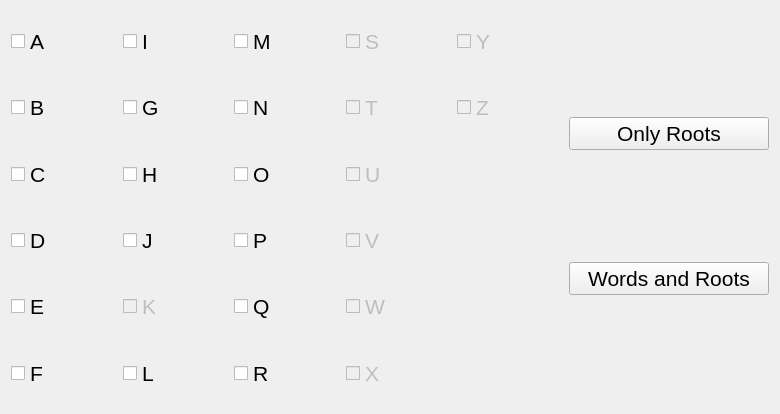
       <widget class="QWidget" name="letterChose">
        <property name="geometry">
         <rect>
          <x>0</x>
          <y>0</y>
          <width>780</width>
          <height>414</height>
         </rect>
        </property>
        <attribute name="label">
         <string>Chose Letter(s)</string>
        </attribute>
        <layout class="QHBoxLayout" name="horizontalLayout_2">
         <item>
          <layout class="QHBoxLayout" name="horizontalLayout">
           <item>
            <layout class="QGridLayout" name="gridLayout">
             <item row="0" column="0">
              <widget class="QCheckBox" name="letterCheckBox_A">
               <property name="sizePolicy">
                <sizepolicy hsizetype="Minimum" vsizetype="Expanding">
                 <horstretch>0</horstretch>
                 <verstretch>0</verstretch>
                </sizepolicy>
               </property>
               <property name="font">
                <font>
                 <pointsize>16</pointsize>
                </font>
               </property>
               <property name="styleSheet">
                <string notr="true">QCheckBox::indicator {
	width: 20px;
	height: 20px;
};
</string>
               </property>
               <property name="text">
                <string>A</string>
               </property>
              </widget>
             </item>
             <item row="0" column="1">
              <widget class="QCheckBox" name="letterCheckBox_I">
               <property name="sizePolicy">
                <sizepolicy hsizetype="Minimum" vsizetype="Expanding">
                 <horstretch>0</horstretch>
                 <verstretch>0</verstretch>
                </sizepolicy>
               </property>
               <property name="font">
                <font>
                 <pointsize>16</pointsize>
                </font>
               </property>
               <property name="styleSheet">
                <string notr="true">QCheckBox::indicator {
	width: 20px;
	height: 20px;
};</string>
               </property>
               <property name="text">
                <string>I</string>
               </property>
              </widget>
             </item>
             <item row="0" column="2">
              <widget class="QCheckBox" name="letterCheckBox_M">
               <property name="sizePolicy">
                <sizepolicy hsizetype="Minimum" vsizetype="Expanding">
                 <horstretch>0</horstretch>
                 <verstretch>0</verstretch>
                </sizepolicy>
               </property>
               <property name="font">
                <font>
                 <pointsize>16</pointsize>
                </font>
               </property>
               <property name="styleSheet">
                <string notr="true">QCheckBox::indicator {
	width: 20px;
	height: 20px;
};</string>
               </property>
               <property name="text">
                <string>M</string>
               </property>
              </widget>
             </item>
             <item row="0" column="3">
              <widget class="QCheckBox" name="letterCheckBox_S">
               <property name="enabled">
                <bool>false</bool>
               </property>
               <property name="sizePolicy">
                <sizepolicy hsizetype="Minimum" vsizetype="Expanding">
                 <horstretch>0</horstretch>
                 <verstretch>0</verstretch>
                </sizepolicy>
               </property>
               <property name="font">
                <font>
                 <pointsize>16</pointsize>
                </font>
               </property>
               <property name="styleSheet">
                <string notr="true">QCheckBox::indicator {
	width: 20px;
	height: 20px;
};</string>
               </property>
               <property name="text">
                <string>S</string>
               </property>
              </widget>
             </item>
             <item row="0" column="4">
              <widget class="QCheckBox" name="letterCheckBox_Y">
               <property name="enabled">
                <bool>false</bool>
               </property>
               <property name="sizePolicy">
                <sizepolicy hsizetype="Minimum" vsizetype="Expanding">
                 <horstretch>0</horstretch>
                 <verstretch>0</verstretch>
                </sizepolicy>
               </property>
               <property name="font">
                <font>
                 <pointsize>16</pointsize>
                </font>
               </property>
               <property name="styleSheet">
                <string notr="true">QCheckBox::indicator {
	width: 20px;
	height: 20px;
};</string>
               </property>
               <property name="text">
                <string>Y</string>
               </property>
               <property name="iconSize">
                <size>
                 <width>16</width>
                 <height>16</height>
                </size>
               </property>
              </widget>
             </item>
             <item row="1" column="0">
              <widget class="QCheckBox" name="letterCheckBox_B">
               <property name="sizePolicy">
                <sizepolicy hsizetype="Minimum" vsizetype="Expanding">
                 <horstretch>0</horstretch>
                 <verstretch>0</verstretch>
                </sizepolicy>
               </property>
               <property name="font">
                <font>
                 <pointsize>16</pointsize>
                </font>
               </property>
               <property name="styleSheet">
                <string notr="true">QCheckBox::indicator {
	width: 20px;
	height: 20px;
};</string>
               </property>
               <property name="text">
                <string>B</string>
               </property>
              </widget>
             </item>
             <item row="1" column="1">
              <widget class="QCheckBox" name="letterCheckBox_G">
               <property name="sizePolicy">
                <sizepolicy hsizetype="Minimum" vsizetype="Expanding">
                 <horstretch>0</horstretch>
                 <verstretch>0</verstretch>
                </sizepolicy>
               </property>
               <property name="font">
                <font>
                 <pointsize>16</pointsize>
                </font>
               </property>
               <property name="styleSheet">
                <string notr="true">QCheckBox::indicator {
	width: 20px;
	height: 20px;
};</string>
               </property>
               <property name="text">
                <string>G</string>
               </property>
              </widget>
             </item>
             <item row="1" column="2">
              <widget class="QCheckBox" name="letterCheckBox_N">
               <property name="sizePolicy">
                <sizepolicy hsizetype="Minimum" vsizetype="Expanding">
                 <horstretch>0</horstretch>
                 <verstretch>0</verstretch>
                </sizepolicy>
               </property>
               <property name="font">
                <font>
                 <pointsize>16</pointsize>
                </font>
               </property>
               <property name="styleSheet">
                <string notr="true">QCheckBox::indicator {
	width: 20px;
	height: 20px;
};</string>
               </property>
               <property name="text">
                <string>N</string>
               </property>
              </widget>
             </item>
             <item row="1" column="3">
              <widget class="QCheckBox" name="letterCheckBox_T">
               <property name="enabled">
                <bool>false</bool>
               </property>
               <property name="sizePolicy">
                <sizepolicy hsizetype="Minimum" vsizetype="Expanding">
                 <horstretch>0</horstretch>
                 <verstretch>0</verstretch>
                </sizepolicy>
               </property>
               <property name="font">
                <font>
                 <pointsize>16</pointsize>
                </font>
               </property>
               <property name="styleSheet">
                <string notr="true">QCheckBox::indicator {
	width: 20px;
	height: 20px;
};</string>
               </property>
               <property name="text">
                <string>T</string>
               </property>
              </widget>
             </item>
             <item row="1" column="4">
              <widget class="QCheckBox" name="letterCheckBox_Z">
               <property name="enabled">
                <bool>false</bool>
               </property>
               <property name="sizePolicy">
                <sizepolicy hsizetype="Minimum" vsizetype="Expanding">
                 <horstretch>0</horstretch>
                 <verstretch>0</verstretch>
                </sizepolicy>
               </property>
               <property name="font">
                <font>
                 <pointsize>16</pointsize>
                </font>
               </property>
               <property name="styleSheet">
                <string notr="true">QCheckBox::indicator {
	width: 20px;
	height: 20px;
};</string>
               </property>
               <property name="text">
                <string>Z</string>
               </property>
              </widget>
             </item>
             <item row="2" column="0">
              <widget class="QCheckBox" name="letterCheckBox_C">
               <property name="sizePolicy">
                <sizepolicy hsizetype="Minimum" vsizetype="Expanding">
                 <horstretch>0</horstretch>
                 <verstretch>0</verstretch>
                </sizepolicy>
               </property>
               <property name="font">
                <font>
                 <pointsize>16</pointsize>
                </font>
               </property>
               <property name="styleSheet">
                <string notr="true">QCheckBox::indicator {
	width: 20px;
	height: 20px;
};</string>
               </property>
               <property name="text">
                <string>C</string>
               </property>
              </widget>
             </item>
             <item row="2" column="1">
              <widget class="QCheckBox" name="letterCheckBox_H">
               <property name="sizePolicy">
                <sizepolicy hsizetype="Minimum" vsizetype="Expanding">
                 <horstretch>0</horstretch>
                 <verstretch>0</verstretch>
                </sizepolicy>
               </property>
               <property name="font">
                <font>
                 <pointsize>16</pointsize>
                </font>
               </property>
               <property name="styleSheet">
                <string notr="true">QCheckBox::indicator {
	width: 20px;
	height: 20px;
};</string>
               </property>
               <property name="text">
                <string>H</string>
               </property>
              </widget>
             </item>
             <item row="2" column="2">
              <widget class="QCheckBox" name="letterCheckBox_O">
               <property name="sizePolicy">
                <sizepolicy hsizetype="Minimum" vsizetype="Expanding">
                 <horstretch>0</horstretch>
                 <verstretch>0</verstretch>
                </sizepolicy>
               </property>
               <property name="font">
                <font>
                 <pointsize>16</pointsize>
                </font>
               </property>
               <property name="styleSheet">
                <string notr="true">QCheckBox::indicator {
	width: 20px;
	height: 20px;
};</string>
               </property>
               <property name="text">
                <string>O</string>
               </property>
              </widget>
             </item>
             <item row="2" column="3">
              <widget class="QCheckBox" name="letterCheckBox_U">
               <property name="enabled">
                <bool>false</bool>
               </property>
               <property name="sizePolicy">
                <sizepolicy hsizetype="Minimum" vsizetype="Expanding">
                 <horstretch>0</horstretch>
                 <verstretch>0</verstretch>
                </sizepolicy>
               </property>
               <property name="font">
                <font>
                 <pointsize>16</pointsize>
                </font>
               </property>
               <property name="styleSheet">
                <string notr="true">QCheckBox::indicator {
	width: 20px;
	height: 20px;
};</string>
               </property>
               <property name="text">
                <string>U</string>
               </property>
              </widget>
             </item>
             <item row="3" column="0">
              <widget class="QCheckBox" name="letterCheckBox_D">
               <property name="sizePolicy">
                <sizepolicy hsizetype="Minimum" vsizetype="Expanding">
                 <horstretch>0</horstretch>
                 <verstretch>0</verstretch>
                </sizepolicy>
               </property>
               <property name="font">
                <font>
                 <pointsize>16</pointsize>
                </font>
               </property>
               <property name="styleSheet">
                <string notr="true">QCheckBox::indicator {
	width: 20px;
	height: 20px;
};</string>
               </property>
               <property name="text">
                <string>D</string>
               </property>
              </widget>
             </item>
             <item row="3" column="1">
              <widget class="QCheckBox" name="letterCheckBox_J">
               <property name="sizePolicy">
                <sizepolicy hsizetype="Minimum" vsizetype="Expanding">
                 <horstretch>0</horstretch>
                 <verstretch>0</verstretch>
                </sizepolicy>
               </property>
               <property name="font">
                <font>
                 <pointsize>16</pointsize>
                </font>
               </property>
               <property name="styleSheet">
                <string notr="true">QCheckBox::indicator {
	width: 20px;
	height: 20px;
};</string>
               </property>
               <property name="text">
                <string>J</string>
               </property>
              </widget>
             </item>
             <item row="3" column="2">
              <widget class="QCheckBox" name="letterCheckBox_P">
               <property name="sizePolicy">
                <sizepolicy hsizetype="Minimum" vsizetype="Expanding">
                 <horstretch>0</horstretch>
                 <verstretch>0</verstretch>
                </sizepolicy>
               </property>
               <property name="font">
                <font>
                 <pointsize>16</pointsize>
                </font>
               </property>
               <property name="styleSheet">
                <string notr="true">QCheckBox::indicator {
	width: 20px;
	height: 20px;
};</string>
               </property>
               <property name="text">
                <string>P</string>
               </property>
              </widget>
             </item>
             <item row="3" column="3">
              <widget class="QCheckBox" name="letterCheckBox_V">
               <property name="enabled">
                <bool>false</bool>
               </property>
               <property name="sizePolicy">
                <sizepolicy hsizetype="Minimum" vsizetype="Expanding">
                 <horstretch>0</horstretch>
                 <verstretch>0</verstretch>
                </sizepolicy>
               </property>
               <property name="font">
                <font>
                 <pointsize>16</pointsize>
                </font>
               </property>
               <property name="styleSheet">
                <string notr="true">QCheckBox::indicator {
	width: 20px;
	height: 20px;
};</string>
               </property>
               <property name="text">
                <string>V</string>
               </property>
              </widget>
             </item>
             <item row="4" column="0">
              <widget class="QCheckBox" name="letterCheckBox_E">
               <property name="sizePolicy">
                <sizepolicy hsizetype="Minimum" vsizetype="Expanding">
                 <horstretch>0</horstretch>
                 <verstretch>0</verstretch>
                </sizepolicy>
               </property>
               <property name="font">
                <font>
                 <pointsize>16</pointsize>
                </font>
               </property>
               <property name="styleSheet">
                <string notr="true">QCheckBox::indicator {
	width: 20px;
	height: 20px;
};</string>
               </property>
               <property name="text">
                <string>E</string>
               </property>
              </widget>
             </item>
             <item row="4" column="1">
              <widget class="QCheckBox" name="letterCheckBox_K">
               <property name="enabled">
                <bool>false</bool>
               </property>
               <property name="sizePolicy">
                <sizepolicy hsizetype="Minimum" vsizetype="Expanding">
                 <horstretch>0</horstretch>
                 <verstretch>0</verstretch>
                </sizepolicy>
               </property>
               <property name="font">
                <font>
                 <pointsize>16</pointsize>
                </font>
               </property>
               <property name="styleSheet">
                <string notr="true">QCheckBox::indicator {
	width: 20px;
	height: 20px;
};</string>
               </property>
               <property name="text">
                <string>K</string>
               </property>
              </widget>
             </item>
             <item row="4" column="2">
              <widget class="QCheckBox" name="letterCheckBox_Q">
               <property name="sizePolicy">
                <sizepolicy hsizetype="Minimum" vsizetype="Expanding">
                 <horstretch>0</horstretch>
                 <verstretch>0</verstretch>
                </sizepolicy>
               </property>
               <property name="font">
                <font>
                 <pointsize>16</pointsize>
                </font>
               </property>
               <property name="styleSheet">
                <string notr="true">QCheckBox::indicator {
	width: 20px;
	height: 20px;
};</string>
               </property>
               <property name="text">
                <string>Q</string>
               </property>
              </widget>
             </item>
             <item row="4" column="3">
              <widget class="QCheckBox" name="letterCheckBox_W">
               <property name="enabled">
                <bool>false</bool>
               </property>
               <property name="sizePolicy">
                <sizepolicy hsizetype="Minimum" vsizetype="Expanding">
                 <horstretch>0</horstretch>
                 <verstretch>0</verstretch>
                </sizepolicy>
               </property>
               <property name="font">
                <font>
                 <pointsize>16</pointsize>
                </font>
               </property>
               <property name="styleSheet">
                <string notr="true">QCheckBox::indicator {
	width: 20px;
	height: 20px;
};</string>
               </property>
               <property name="text">
                <string>W</string>
               </property>
              </widget>
             </item>
             <item row="5" column="0">
              <widget class="QCheckBox" name="letterCheckBox_F">
               <property name="sizePolicy">
                <sizepolicy hsizetype="Minimum" vsizetype="Expanding">
                 <horstretch>0</horstretch>
                 <verstretch>0</verstretch>
                </sizepolicy>
               </property>
               <property name="font">
                <font>
                 <pointsize>16</pointsize>
                </font>
               </property>
               <property name="styleSheet">
                <string notr="true">QCheckBox::indicator {
	width: 20px;
	height: 20px;
};</string>
               </property>
               <property name="text">
                <string>F</string>
               </property>
              </widget>
             </item>
             <item row="5" column="1">
              <widget class="QCheckBox" name="letterCheckBox_L">
               <property name="sizePolicy">
                <sizepolicy hsizetype="Minimum" vsizetype="Expanding">
                 <horstretch>0</horstretch>
                 <verstretch>0</verstretch>
                </sizepolicy>
               </property>
               <property name="font">
                <font>
                 <pointsize>16</pointsize>
                </font>
               </property>
               <property name="styleSheet">
                <string notr="true">QCheckBox::indicator {
	width: 20px;
	height: 20px;
};</string>
               </property>
               <property name="text">
                <string>L</string>
               </property>
              </widget>
             </item>
             <item row="5" column="2">
              <widget class="QCheckBox" name="letterCheckBox_R">
               <property name="sizePolicy">
                <sizepolicy hsizetype="Minimum" vsizetype="Expanding">
                 <horstretch>0</horstretch>
                 <verstretch>0</verstretch>
                </sizepolicy>
               </property>
               <property name="font">
                <font>
                 <pointsize>16</pointsize>
                </font>
               </property>
               <property name="styleSheet">
                <string notr="true">QCheckBox::indicator {
	width: 20px;
	height: 20px;
};</string>
               </property>
               <property name="text">
                <string>R</string>
               </property>
              </widget>
             </item>
             <item row="5" column="3">
              <widget class="QCheckBox" name="letterCheckBox_X">
               <property name="enabled">
                <bool>false</bool>
               </property>
               <property name="sizePolicy">
                <sizepolicy hsizetype="Minimum" vsizetype="Expanding">
                 <horstretch>0</horstretch>
                 <verstretch>0</verstretch>
                </sizepolicy>
               </property>
               <property name="font">
                <font>
                 <pointsize>16</pointsize>
                </font>
               </property>
               <property name="styleSheet">
                <string notr="true">QCheckBox::indicator {
	width: 20px;
	height: 20px;
};</string>
               </property>
               <property name="text">
                <string>X</string>
               </property>
              </widget>
             </item>
            </layout>
           </item>
           <item>
            <layout class="QVBoxLayout" name="verticalLayout_4">
             <item>
              <widget class="QPushButton" name="rootsButton_Letter">
               <property name="sizePolicy">
                <sizepolicy hsizetype="Maximum" vsizetype="Fixed">
                 <horstretch>0</horstretch>
                 <verstretch>0</verstretch>
                </sizepolicy>
               </property>
               <property name="minimumSize">
                <size>
                 <width>200</width>
                 <height>0</height>
                </size>
               </property>
               <property name="font">
                <font>
                 <pointsize>16</pointsize>
                </font>
               </property>
               <property name="layoutDirection">
                <enum>Qt::LeftToRight</enum>
               </property>
               <property name="text">
                <string>Only Roots</string>
               </property>
              </widget>
             </item>
             <item>
              <widget class="QPushButton" name="wordsAndRootsButton_Letter">
               <property name="sizePolicy">
                <sizepolicy hsizetype="Maximum" vsizetype="Fixed">
                 <horstretch>0</horstretch>
                 <verstretch>0</verstretch>
                </sizepolicy>
               </property>
               <property name="minimumSize">
                <size>
                 <width>200</width>
                 <height>0</height>
                </size>
               </property>
               <property name="font">
                <font>
                 <pointsize>16</pointsize>
                </font>
               </property>
               <property name="layoutDirection">
                <enum>Qt::LeftToRight</enum>
               </property>
               <property name="text">
                <string>Words and Roots</string>
               </property>
              </widget>
             </item>
            </layout>
           </item>
          </layout>
         </item>
        </layout>
       </widget>
